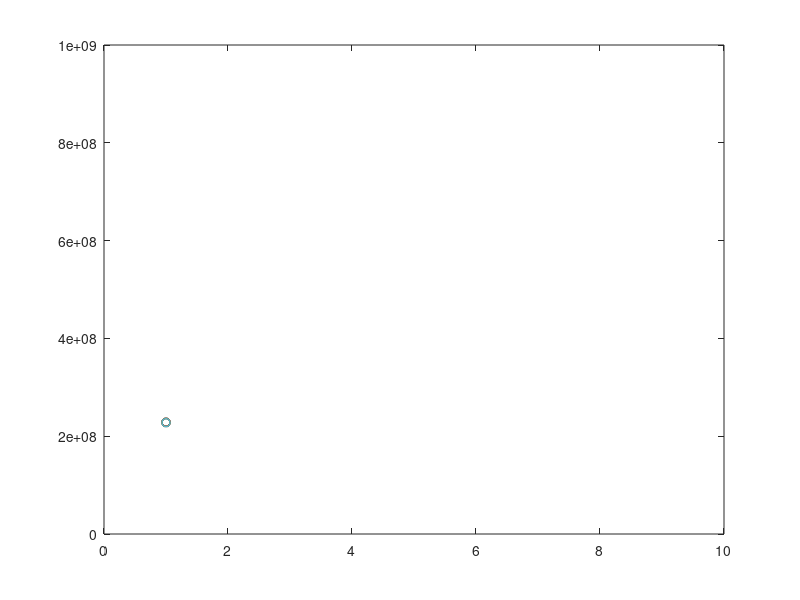

Write the MATLAB code that produced this figure.

function trashPatchAnimation1D()
%% For Liv's Sanity 
clf 

%% Variables 
westPatchShorePollutionRate = 4064.18; %kg/year  

oceanDebrisWestPollutionRate = 2177.24; %kg/year

% eastPatchShorePollutionRate = 290.30; %kg/year 
% 
% oceanDebrisEastPollutionRate = 2177.24; %kg/year

diffusion = 0.005425; %kg/year; 

westPatch = 14*16329325.33; %Size in kg

% eastPatch = 16329325.33; %Size in kg 

currentFromWestToEast = (21444.5*5.25); % Averaged current rates in km/year
                                      %Converted into kg/year using density

currentFromEastToWest = (1576.8*5.25); % Averaged current rates in km/year
                                     % Converted into kg/year using density
                                     
%time = 1; % Current time (future iterations will be in years from present.)


%% Running code 

        for i=1:10; 
            plot(westPatch,'o')
            axis([0 10 0 1000000000]); 
            hold on
            westPatch = (westPatch + westPatchShorePollutionRate + oceanDebrisWestPollutionRate)- (diffusion + currentFromWestToEast) + currentFromEastToWest; 
            plot(westPatch,'o');
        end 

%         for i=1:10; subplot(eastPatch(i, 1:10), 'r'); axis([0 10e+9 0 10]); 
%         eastPatch = (eastPatch + eastPatchShorePollutionRate + oceanDebrisEastPollutionRate)- (diffusion + currentFromEastToWest) + currentFromWestToEast; 
%         end
%         hold on
        

end 